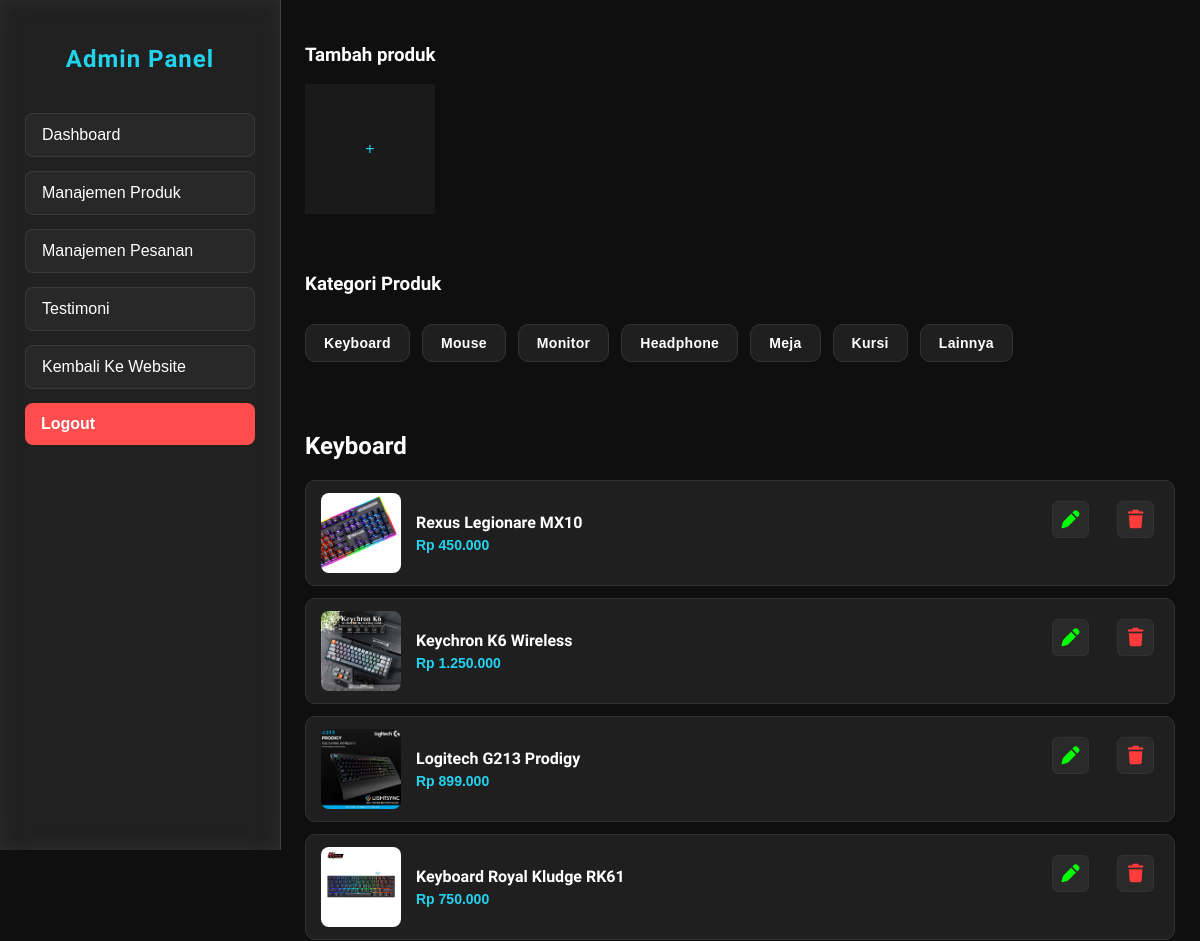
/pages/admin/manajemenProduct.php (signed in, upper part), run on an earlier commit of the app's database.
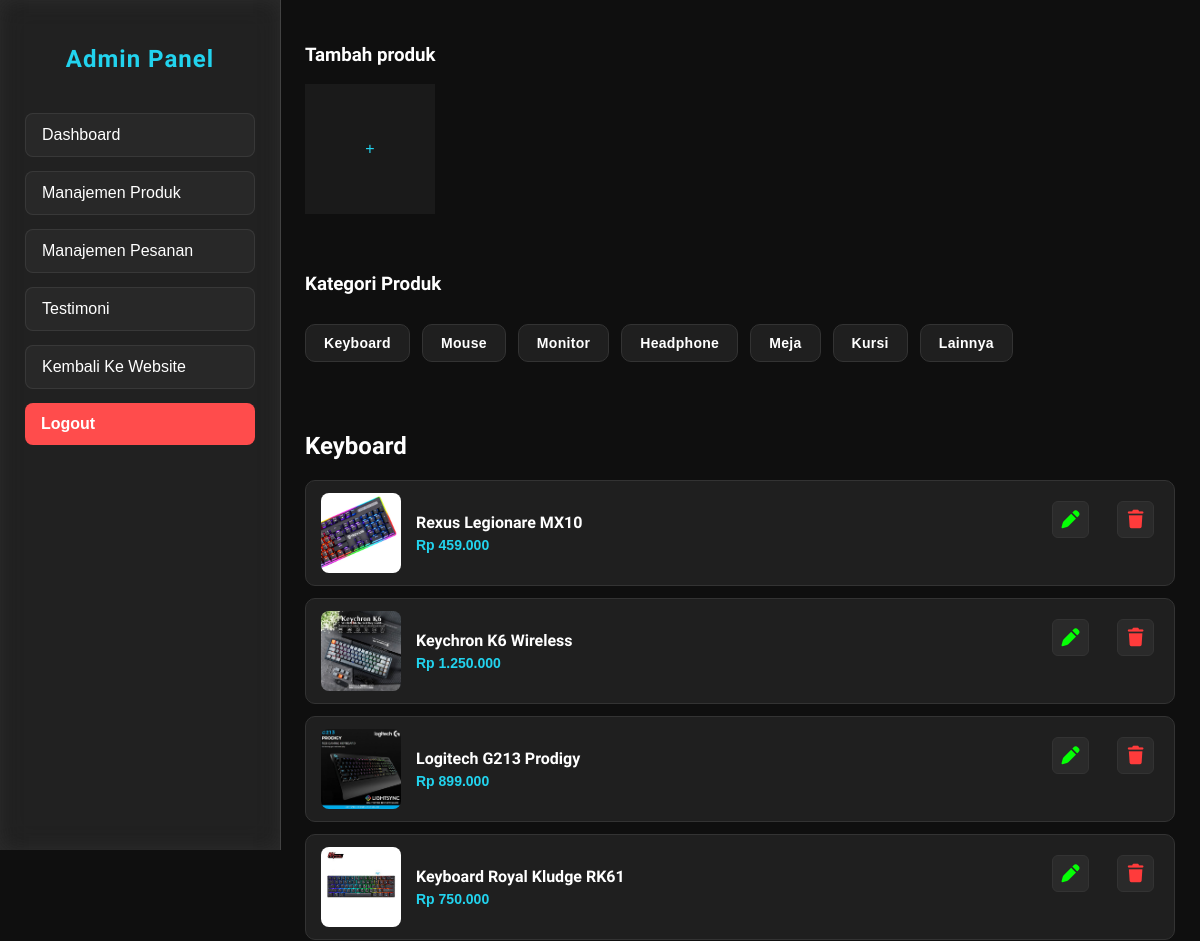
And on a later commit of the database.
### tables this page shows
CREATE TABLE `products` (
  `id` int(11) NOT NULL,
  `category_id` int(11) NOT NULL,
  `name` varchar(255) NOT NULL,
  `price` int(11) NOT NULL,
  `image` varchar(255) NOT NULL
);

### controllers/getProductsAdmin.php (the view, shortened to what this page needs)
<?php
include __DIR__ . "/../config/koneksi.php";
$query = "
    SELECT products.*, categories.name AS category_name
    FROM products
    LEFT JOIN categories ON products.category_id = categories.id
    ORDER BY products.id ASC
";
$result = mysqli_query($conn, $query);
$lists = [
    "Keyboard" => [],
    "Mouse" => [],
    "Monitor" => [],
    "Headphone" => [],
    "Desk" => [],
    "Chair" => [],
    "Other" => []
];
while ($row = mysqli_fetch_assoc($result)) {
    $cat = ucfirst($row['category_name']);
    $lists[$cat][] = $row;
}
function renderItems($items, $id, $title)
{
    echo "<h2>$title</h2>";
    echo "<div id='$id' class='product-container'>";
    foreach ($items as $p) {
        $imageFull = "../.." . $p['image'];
        echo "
        <div class='admin-product-card' data-aos='fade-left'>
            <img src='$imageFull' alt='{$p['name']}'>
            <div class='admin-product-info'>
                <h3>{$p['name']}</h3>
                <p class='price'>Rp " . number_format($p['price'], 0, ',', '.') . "</p>
            </div>
            <div class='button'>
                <a class='edit' href='editProduct.php?id={$p['id']}'>
                    <i class='fa-solid fa-pen'></i>
                </a>
                <a class='delete'
                    href='../../controllers/deleteProduct.php?id={$p['id']}'
                    onclick=\"return confirm('Hapus produk ini?')\">
                    <i class='fa-solid fa-trash'></i>
                </a>
            </div>
        </div>
        ";
    }
    echo "</div>";
}
?>
<section class="list-product-section">
    <?php
    renderItems($lists["Keyboard"], "keyboard-list", "Keyboard");
    ?>
</section>

What changed in the data, as far as the page shows it:
changed products "Rexus Legionare MX10": price "450.000" → "459.000"
